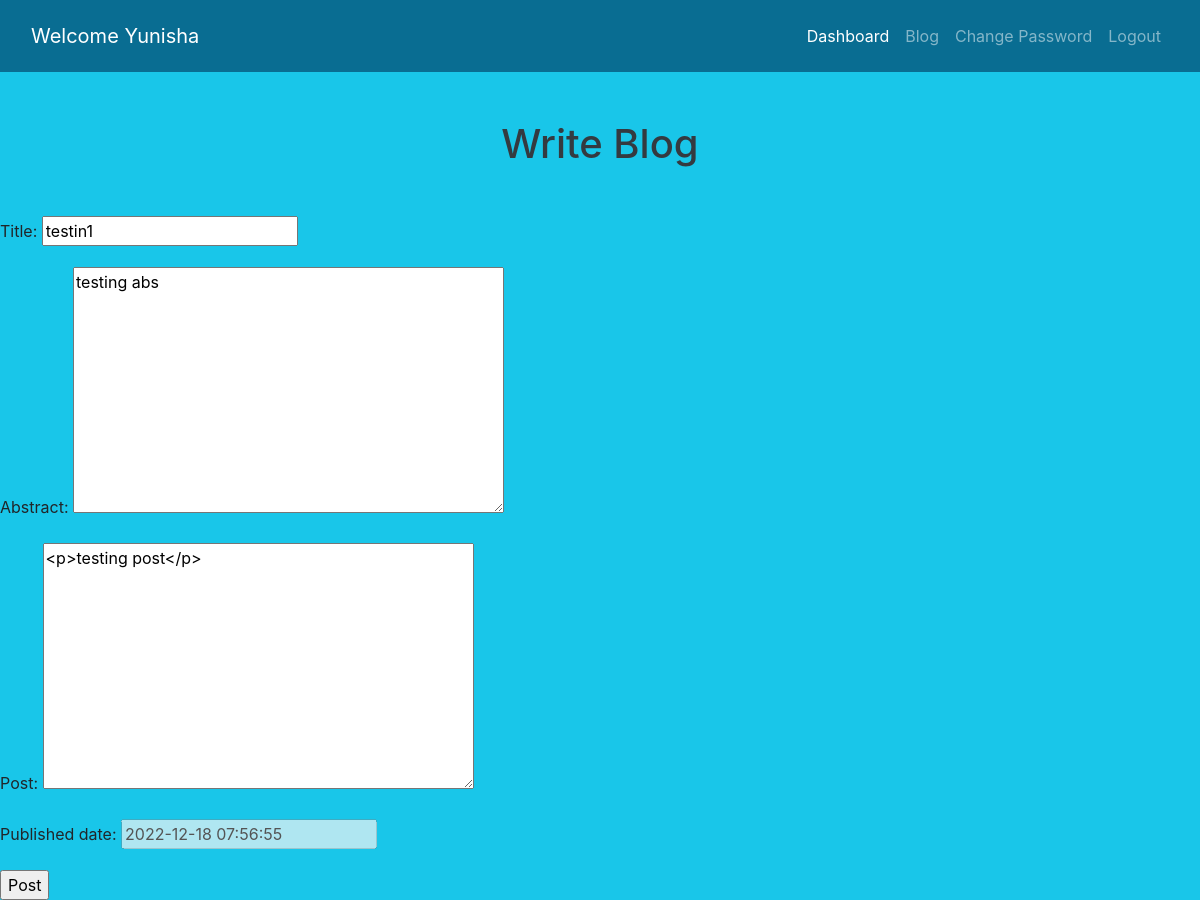
Screenshot of /blog/update/4/ (signed in) with the database file from the repository.
### blog/models.py (models this page shows, shortened)
class BlogPost(models.Model):
    author = models.ForeignKey(User,on_delete=models.CASCADE)
    title = models.CharField(max_length=100)
    abstract = models.TextField()
    post = RichTextField()
    user_favorite = models.ManyToManyField(User,related_name='user_favorite',blank=True)
    published_date=models.DateTimeField(default=timezone.now)

### blog/views.py (the view)
# urls.py: path('update/<int:object_id>/',views.update_post,name='update'),
@login_required(login_url='/account/login/')
def update_post(request,object_id):
    if request.method == "POST":
        bp = BlogPost.objects.get(id=object_id)
        fm = AddNewPost(request.POST,instance=bp)
        if fm.is_valid():
            fm.save()
            return redirect('/blog/')
    else:
        bp = BlogPost.objects.get(id=object_id)
        fm = AddNewPost(instance=bp)
    return render(request,'blog/updatepost.html',{'form':fm})

### blog/forms.py
class AddNewPost(forms.ModelForm):
    published_date = forms.DateTimeField(disabled=True,initial=timezone.now)
    class Meta:
        model = BlogPost
        fields = ['title','abstract','post','published_date']

### blog/templates/blog/updatepost.html (shortened to what this page needs)
<!DOCTYPE html>
{% load static %}
<html lang="en">
<head>
    <link rel="stylesheet" href="{% static 'authentication/css/style.css' %}">
    <link rel="stylesheet" href="{% static 'authentication/css/bootstrap.css' %}">
</head>
<body>
    <div class="container-fluid nav-background">
        {% include 'authentication/navbar.html' %}
    </div>
    <div class="col-sm-12">
        <h1 class="text-dark my-5 text-center">Write Blog</h1>
    </div>
    <form action="" method="post">
        {{form.as_p}}
        <input type="submit" value="Post">
    </form>
</body>
</html>

### authentication/templates/authentication/navbar.html (shortened to what this page needs)
<nav class="navbar navbar-expand-sm navbar-dark nav-background py-3 ">
    <a class="navbar-brand" href="{% url 'dashboard' %}"> Welcome {{user.first_name}}</a>
    <div class="collapse navbar-collapse" id="navbarNav">
      <ul class="navbar-nav ml-auto">
        <li class="nav-item active">
            <a class="nav-link" href="{% url 'dashboard' %}">Dashboard</a>
        </li>
        <li class="nav-item">
            <a class="nav-link" href="{% url 'blog' %}">Blog</a>
        </li>
        <li class="nav-item">
            <a class="nav-link" href="{% url 'changepass' %}">Change Password</a>
        </li>
        <li class="nav-item">
            <a class="nav-link" href="{% url 'logout' %}">Logout</a>
        </li>
      </ul>
    </div>
  </nav>

### authentication/static/authentication/css/style.css (style rules this page uses)
body { background-color: #19c6e9 !important; }
input::placeholder { color:black; font-weight: bold; padding-left: 5%; }

### blog/templates/blog/updatepost.html (style rules this page uses)
.nav-background { background-color: rgb(9, 109, 146); }

### rows the page displays
BlogPost: title "testin1", abstract "testing abs", post "<p>testing post</p>", published_date "2022-12-18 07:56:55"

### other values shown
{{ user.first_name }} "Yunisha"
